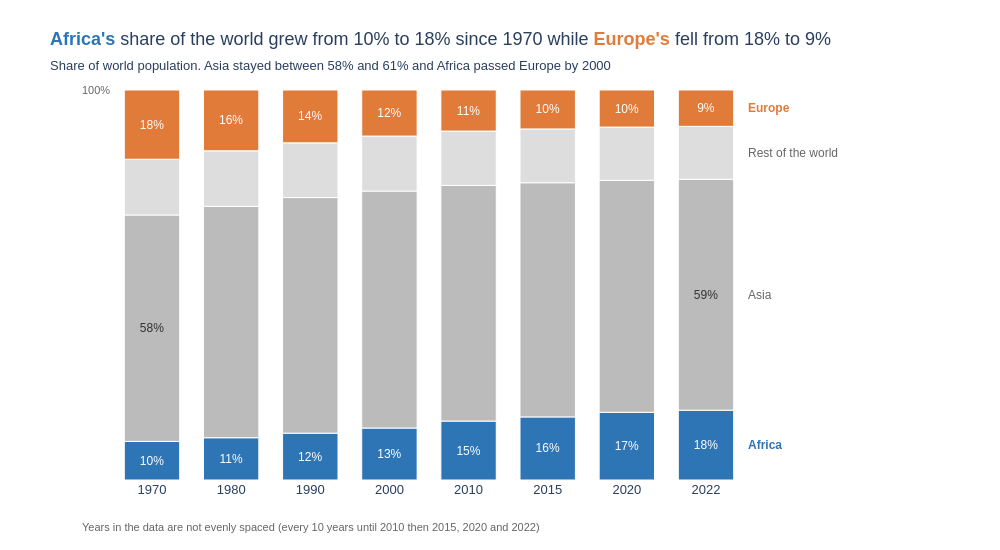

Source (notebook cell):
### Markdown cell above
**Chart choice & justification:** *Which chart did you choose, and why? Justify design choices.

- **100% stacked bar chart** because the question is about shares of one whole. Lecture 7 says 100% stacked bars fit when the mix is the story and 4 groups is inside its 2 to 5 segment range.
- **Africa on the zero baseline and Europe on top against 100%** so both groups that changed have a fixed edge and are easy to compare. Lecture 2 also puts the most important segment on the bottom.
- **Two accent colours** because the story has two sides. Blue for the share that rose and orange for the one that fell is the course pair that is safe for colour blind readers. Asia and the rest of the world are grey because they barely changed.
- **Direct labels instead of a legend** (Lecture 7). Shares are written on Africa and Europe and on Asia in the first and last year since the question asks about Asia too. The hidden y axis is replaced by a 100% mark and a note says the years are not evenly spaced.

### Code cell
# Q7
groups = df_long.copy()
groups['Group'] = groups['Continent'].where(groups['Continent'].isin(['Africa', 'Asia', 'Europe']),
                                            'Rest of the world')
shares = groups.groupby(['Year', 'Group'], as_index=False)['Population'].sum()
shares['Share'] = shares['Population'] / shares.groupby('Year')['Population'].transform('sum')

pivot = shares.pivot(index='Year', columns='Group', values='Share')
first_year, last_year = pivot.index.min(), pivot.index.max()
crossover = pivot.index[pivot['Africa'] > pivot['Europe']].min()
print((pivot * 100).round(1).to_string())
print(f'Africa first above Europe in {crossover}')

group_order = ['Africa', 'Asia', 'Rest of the world', 'Europe']   # Africa on the baseline, Europe on top
colours = {'Africa': BLUE, 'Asia': MID, 'Rest of the world': LIGHT, 'Europe': ORANGE}
highlighted = ['Africa', 'Europe']

shares['Year'] = shares['Year'].astype(str)   # one bar per year in the data
# shares on the two accent groups, plus Asia on the first and last bar because the question asks about it
show_label = shares['Group'].isin(highlighted) | (
    (shares['Group'] == 'Asia') & shares['Year'].isin([str(first_year), str(last_year)]))
shares['Label'] = np.where(show_label, shares['Share'].map('{:.0%}'.format), '')

fig = px.bar(
    data_frame=shares,
    x='Year', y='Share',
    color='Group',
    color_discrete_map=colours,
    category_orders={'Group': group_order},
    text='Label',
    hover_name='Group',
    hover_data={'Group': False, 'Label': False, 'Share': ':.1%', 'Population': ':,'},
    labels={'Share': 'Share of world population'},
    template='plotly_white',
    height=550, width=1000
)

fig.update_traces(
    textposition='inside', insidetextanchor='middle',
    textfont=dict(color='white', size=12),
    marker_line_color='white', marker_line_width=1
)
fig.update_traces(selector=dict(name='Asia'), textfont_color='#333333')   # dark text on the grey segment

a0, a1 = pivot.loc[first_year, 'Africa'], pivot.loc[last_year, 'Africa']
e0, e1 = pivot.loc[first_year, 'Europe'], pivot.loc[last_year, 'Europe']
fig.update_layout(
    title=dict(
        text=f"<span style='color:{BLUE}'><b>Africa's</b></span> share of the world grew from {a0:.0%} to {a1:.0%} "
             f"since {first_year} while <span style='color:{ORANGE}'><b>Europe's</b></span> fell from {e0:.0%} to {e1:.0%}",
        subtitle=dict(text=f"Share of world population. Asia stayed between {pivot['Asia'].min():.0%} and "
                           f"{pivot['Asia'].max():.0%} and Africa passed Europe by {crossover}")
    ),
    font=FONT,
    showlegend=False,
    bargap=0.3,
    xaxis=dict(title='', type='category'),
    yaxis=dict(visible=False, range=[0, 1]),
    margin=dict(l=80, r=160, t=90, b=70)
)

# group names next to the last bar instead of a legend
last = pivot.loc[last_year, group_order]
middles = last.cumsum() - last / 2
last_bar = len(pivot) - 1   # on a category axis annotations use the bar position
for group in group_order:
    is_highlighted = group in highlighted
    fig.add_annotation(
        x=last_bar, y=middles[group],
        text=f'<b>{group}</b>' if is_highlighted else group,
        showarrow=False, xanchor='left', xshift=40,
        font=dict(size=12, color=colours[group] if is_highlighted else DARK)
    )

# the y axis is hidden so mark the top of the scale (Lecture 7)
fig.add_annotation(x=0, y=1, xanchor='right', xshift=-40, text='100%', showarrow=False,
                   font=dict(size=11, color=DARK))

fig.add_annotation(
    xref='paper', yref='paper', x=0, y=-0.1, xanchor='left', yanchor='top', showarrow=False,
    text='Years in the data are not evenly spaced (every 10 years until 2010 then 2015, 2020 and 2022)',
    font=dict(size=11, color=DARK)
)

fig.show()
fig.write_image('q7_world_share.png', scale=2)

### Figure 1 — Plotly figure (JSON) as saved in the notebook; plotly's stock layout.template omitted (floating-point values rounded to 4 significant figures)
{"data": [{"customdata": [["Africa", "10%", 365444348], ["Africa", "11%", 481536377], ["Africa", "12%", 638150629], ["Africa", "13%", 818946032], ["Africa", "15%", 1055228072], ["Africa", "16%", 1201102442], ["Africa", "17%", 1360671810], ["Africa", "18%", 1426730932]], "hovertemplate": "<b>%{hovertext}</b><br><br>Year=%{x}<br>Share of world population=%{y:.1%}<br>Population=%{customdata[2]:,}<extra></extra>", "hovertext": ["Africa", "Africa", "Africa", "Africa", "Africa", "Africa", "Africa", "Africa"], "insidetextanchor": "middle", "legendgroup": "Africa", "marker": {"color": "#2E75B6", "line": {"color": "white", "width": 1}, "pattern": {"shape": ""}}, "name": "Africa", "orientation": "v", "showlegend": true, "text": ["10%", "11%", "12%", "13%", "15%", "16%", "17%", "18%"], "textfont": {"color": "white", "size": 12}, "textposition": "inside", "type": "bar", "x": ["1970", "1980", "1990", "2000", "2010", "2015", "2020", "2022"], "xaxis": "x", "y": [0.09893, 0.1084, 0.1201, 0.1332, 0.1511, 0.1618, 0.1736, 0.1789], "yaxis": "y"}, {"customdata": [["Asia", "58%", 2144906290], ["Asia", "", 2635334228], ["Asia", "", 3210563577], ["Asia", "", 3735089604], ["Asia", "", 4220041327], ["Asia", "", 4458250182], ["Asia", "", 4663086535], ["Asia", "59%", 4721383274]], "hovertemplate": "<b>%{hovertext}</b><br><br>Year=%{x}<br>Share of world population=%{y:.1%}<br>Population=%{customdata[2]:,}<extra></extra>", "hovertext": ["Asia", "Asia", "Asia", "Asia", "Asia", "Asia", "Asia", "Asia"], "insidetextanchor": "middle", "legendgroup": "Asia", "marker": {"color": "#BBBBBB", "line": {"color": "white", "width": 1}, "pattern": {"shape": ""}}, "name": "Asia", "orientation": "v", "showlegend": true, "text": ["58%", "", "", "", "", "", "", "59%"], "textfont": {"color": "#333333", "size": 12}, "textposition": "inside", "type": "bar", "x": ["1970", "1980", "1990", "2000", "2010", "2015", "2020", "2022"], "xaxis": "x", "y": [0.5806, 0.5932, 0.6041, 0.6076, 0.6043, 0.6005, 0.5948, 0.5921], "yaxis": "y"}, {"customdata": [["Rest of the world", "", 527862032], ["Rest of the world", "", 633002607], ["Rest of the world", "", 745156662], ["Rest of the world", "", 866926644], ["Rest of the world", "", 972901665], ["Rest of the world", "", 1023921529], ["Rest of the world", "", 1069700062], ["Rest of the world", "", 1082151298]], "hovertemplate": "<b>%{hovertext}</b><br><br>Year=%{x}<br>Share of world population=%{y:.1%}<br>Population=%{customdata[2]:,}<extra></extra>", "hovertext": ["Rest of the world", "Rest of the world", "Rest of the world", "Rest of the world", "Rest of the world", "Rest of the world", "Rest of the world", "Rest of the world"], "insidetextanchor": "middle", "legendgroup": "Rest of the world", "marker": {"color": "#DDDDDD", "line": {"color": "white", "width": 1}, "pattern": {"shape": ""}}, "name": "Rest of the world", "orientation": "v", "showlegend": true, "text": ["", "", "", "", "", "", "", ""], "textfont": {"color": "white", "size": 12}, "textposition": "inside", "type": "bar", "x": ["1970", "1980", "1990", "2000", "2010", "2015", "2020", "2022"], "xaxis": "x", "y": [0.1429, 0.1425, 0.1402, 0.141, 0.1393, 0.1379, 0.1365, 0.1357], "yaxis": "y"}, {"customdata": [["Europe", "18%", 655923991], ["Europe", "16%", 692527159], ["Europe", "14%", 720320797], ["Europe", "12%", 726093423], ["Europe", "11%", 735613934], ["Europe", "10%", 741535608], ["Europe", "10%", 745792196], ["Europe", "9%", 743147538]], "hovertemplate": "<b>%{hovertext}</b><br><br>Year=%{x}<br>Share of world population=%{y:.1%}<br>Population=%{customdata[2]:,}<extra></extra>", "hovertext": ["Europe", "Europe", "Europe", "Europe", "Europe", "Europe", "Europe", "Europe"], "insidetextanchor": "middle", "legendgroup": "Europe", "marker": {"color": "#E07B39", "line": {"color": "white", "width": 1}, "pattern": {"shape": ""}}, "name": "Europe", "orientation": "v", "showlegend": true, "text": ["18%", "16%", "14%", "12%", "11%", "10%", "10%", "9%"], "textfont": {"color": "white", "size": 12}, "textposition": "inside", "type": "bar", "x": ["1970", "1980", "1990", "2000", "2010", "2015", "2020", "2022"], "xaxis": "x", "y": [0.1776, 0.1559, 0.1355, 0.1181, 0.1053, 0.09987, 0.09514, 0.0932], "yaxis": "y"}], "layout": {"annotations": [{"font": {"color": "#2E75B6", "size": 12}, "showarrow": false, "text": "<b>Africa</b>", "x": 7, "xanchor": "left", "xshift": 40, "y": 0.08947}, {"font": {"color": "#666666", "size": 12}, "showarrow": false, "text": "Asia", "x": 7, "xanchor": "left", "xshift": 40, "y": 0.475}, {"font": {"color": "#666666", "size": 12}, "showarrow": false, "text": "Rest of the world", "x": 7, "xanchor": "left", "xshift": 40, "y": 0.8389}, {"font": {"color": "#E07B39", "size": 12}, "showarrow": false, "text": "<b>Europe</b>", "x": 7, "xanchor": "left", "xshift": 40, "y": 0.9534}, {"font": {"color": "#666666", "size": 11}, "showarrow": false, "text": "100%", "x": 0, "xanchor": "right", "xshift": -40, "y": 1}, {"font": {"color": "#666666", "size": 11}, "showarrow": false, "text": "Years in the data are not evenly spaced (every 10 years until 2010 then 2015, 2020 and 2022)", "x": 0, "xanchor": "left", "xref": "paper", "y": -0.1, "yanchor": "top", "yref": "paper"}], "bargap": 0.3, "barmode": "relative", "font": {"family": "Arial", "size": 13}, "height": 550, "legend": {"title": {"text": "Group"}, "tracegroupgap": 0}, "margin": {"b": 70, "l": 80, "r": 160, "t": 90}, "showlegend": false, "title": {"subtitle": {"text": "Share of world population. Asia stayed between 58% and 61% and Africa passed Europe by 2000"}, "text": "<span style='color:#2E75B6'><b>Africa's</b></span> share of the world grew from 10% to 18% since 1970 while <span style='color:#E07B39'><b>Europe's</b></span> fell from 18% to 9%"}, "width": 1000, "xaxis": {"anchor": "y", "domain": [0.0, 1.0], "title": {"text": ""}, "type": "category"}, "yaxis": {"anchor": "x", "domain": [0.0, 1.0], "range": [0, 1], "title": {"text": "Share of world population"}, "visible": false}}}
